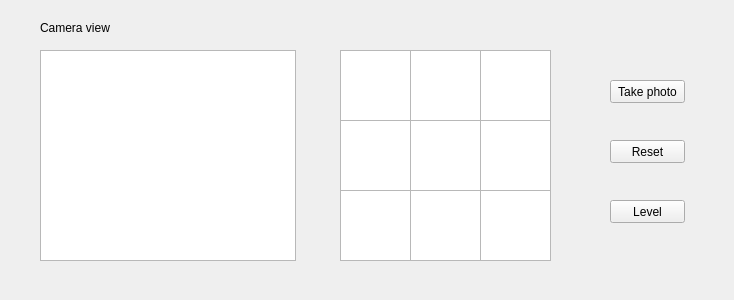
<?xml version="1.0" encoding="UTF-8"?>
<ui version="4.0">
 <class>Form</class>
 <widget class="QWidget" name="Form">
  <property name="enabled">
   <bool>true</bool>
  </property>
  <property name="geometry">
   <rect>
    <x>0</x>
    <y>0</y>
    <width>734</width>
    <height>300</height>
   </rect>
  </property>
  <property name="windowTitle">
   <string>Form</string>
  </property>
  <widget class="Line" name="line">
   <property name="geometry">
    <rect>
     <x>340</x>
     <y>110</y>
     <width>211</width>
     <height>21</height>
    </rect>
   </property>
   <property name="orientation">
    <enum>Qt::Horizontal</enum>
   </property>
  </widget>
  <widget class="Line" name="line_2">
   <property name="geometry">
    <rect>
     <x>340</x>
     <y>180</y>
     <width>211</width>
     <height>21</height>
    </rect>
   </property>
   <property name="orientation">
    <enum>Qt::Horizontal</enum>
   </property>
  </widget>
  <widget class="Line" name="line_3">
   <property name="geometry">
    <rect>
     <x>400</x>
     <y>50</y>
     <width>20</width>
     <height>201</height>
    </rect>
   </property>
   <property name="orientation">
    <enum>Qt::Vertical</enum>
   </property>
  </widget>
  <widget class="Line" name="line_4">
   <property name="geometry">
    <rect>
     <x>450</x>
     <y>50</y>
     <width>61</width>
     <height>201</height>
    </rect>
   </property>
   <property name="orientation">
    <enum>Qt::Vertical</enum>
   </property>
  </widget>
  <widget class="QPushButton" name="PushButton">
   <property name="geometry">
    <rect>
     <x>610</x>
     <y>80</y>
     <width>75</width>
     <height>23</height>
    </rect>
   </property>
   <property name="text">
    <string>Take photo</string>
   </property>
  </widget>
  <widget class="QPushButton" name="PushButton_2">
   <property name="geometry">
    <rect>
     <x>610</x>
     <y>140</y>
     <width>75</width>
     <height>23</height>
    </rect>
   </property>
   <property name="text">
    <string>Reset</string>
   </property>
  </widget>
  <widget class="QPushButton" name="PushButton_3">
   <property name="geometry">
    <rect>
     <x>610</x>
     <y>200</y>
     <width>75</width>
     <height>23</height>
    </rect>
   </property>
   <property name="text">
    <string>Level</string>
   </property>
  </widget>
  <widget class="QGraphicsView" name="graphicsView">
   <property name="geometry">
    <rect>
     <x>40</x>
     <y>50</y>
     <width>256</width>
     <height>211</height>
    </rect>
   </property>
  </widget>
  <widget class="QLabel" name="label">
   <property name="geometry">
    <rect>
     <x>40</x>
     <y>20</y>
     <width>71</width>
     <height>16</height>
    </rect>
   </property>
   <property name="text">
    <string>Camera view</string>
   </property>
  </widget>
  <widget class="QGraphicsView" name="graphicsView_2">
   <property name="geometry">
    <rect>
     <x>480</x>
     <y>50</y>
     <width>71</width>
     <height>71</height>
    </rect>
   </property>
  </widget>
  <widget class="QGraphicsView" name="graphicsView_3">
   <property name="geometry">
    <rect>
     <x>410</x>
     <y>50</y>
     <width>71</width>
     <height>71</height>
    </rect>
   </property>
  </widget>
  <widget class="QGraphicsView" name="graphicsView_4">
   <property name="geometry">
    <rect>
     <x>340</x>
     <y>50</y>
     <width>71</width>
     <height>71</height>
    </rect>
   </property>
  </widget>
  <widget class="QGraphicsView" name="graphicsView_5">
   <property name="geometry">
    <rect>
     <x>340</x>
     <y>120</y>
     <width>71</width>
     <height>71</height>
    </rect>
   </property>
  </widget>
  <widget class="QGraphicsView" name="graphicsView_6">
   <property name="geometry">
    <rect>
     <x>410</x>
     <y>120</y>
     <width>71</width>
     <height>71</height>
    </rect>
   </property>
  </widget>
  <widget class="QGraphicsView" name="graphicsView_7">
   <property name="geometry">
    <rect>
     <x>480</x>
     <y>120</y>
     <width>71</width>
     <height>71</height>
    </rect>
   </property>
  </widget>
  <widget class="QGraphicsView" name="graphicsView_8">
   <property name="geometry">
    <rect>
     <x>410</x>
     <y>190</y>
     <width>71</width>
     <height>71</height>
    </rect>
   </property>
  </widget>
  <widget class="QGraphicsView" name="graphicsView_9">
   <property name="geometry">
    <rect>
     <x>340</x>
     <y>190</y>
     <width>71</width>
     <height>71</height>
    </rect>
   </property>
  </widget>
  <widget class="QGraphicsView" name="graphicsView_10">
   <property name="geometry">
    <rect>
     <x>480</x>
     <y>190</y>
     <width>71</width>
     <height>71</height>
    </rect>
   </property>
  </widget>
 </widget>
 <resources/>
 <connections/>
</ui>
